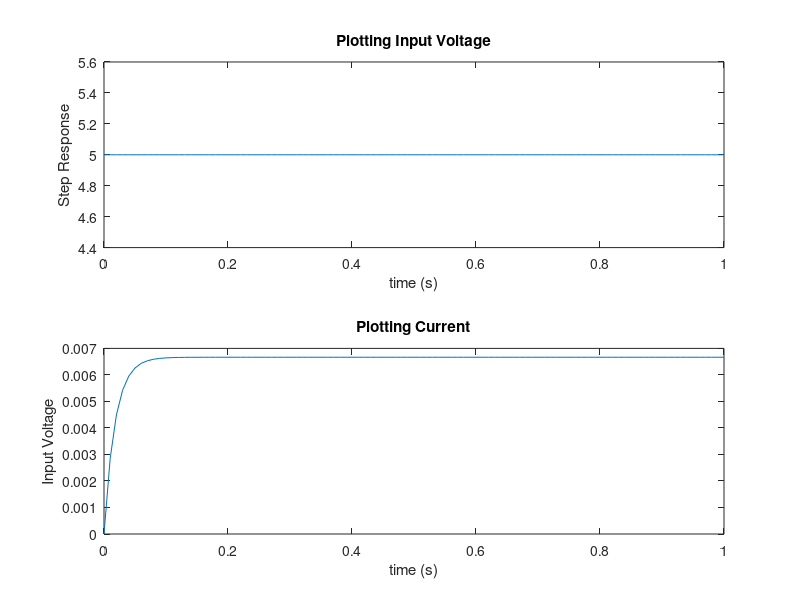

This figure's MATLAB source:
%% rl_simulation
% simulating RL circuit
% Lab No. : 02
% Exercise No. : 01

%% Clean MATLAB
clear variables;
close all;

%% Declare variables for water tank simulation
i0 = 0;         % current initial condition (A)
v  = 5;         % voltage source (V)
r  = 750;       % Resistance in ohms
l  = 10;        % Inductance in henry

%% Create time steps
dt = 0.01;              % Simulation stepping time is 10 ms
tf = 1;                 % simulation time for 1 second
t  = 0 : dt : tf;       % time is from 0 to 1 with step of 10 ms

%% Simulate the rc circuit model
vin = v * ones([1 length(t)]);      % convert vin single value to array
i   = zeros([1 length(t)]);         % allocate i values with zeros
for m = 1 : length(t)
    if (m == 1)
       i(m) = i0;                   % i= initial condition
    else
       i(m) = (v * dt + l * i(m-1))/(l + r * dt);   % deduced dynamics
    end 
end

%% Plot step input voltage and output current
figure('name','Step Response')
subplot(2,1,1)
plot(t,vin),xlabel('time (s)'),ylabel('Step Response'),...
    title('Plotting Input Voltage');
subplot(2,1,2)
plot(t,i),xlabel('time (s)'),ylabel('Input Voltage'),...
    title('Plotting Current');